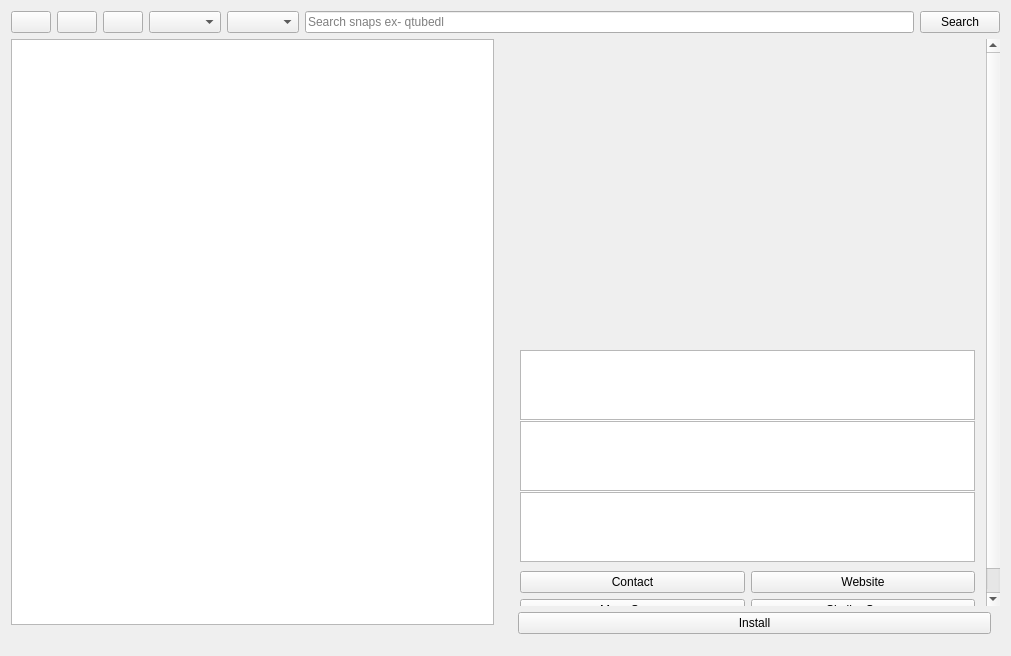
<?xml version="1.0" encoding="UTF-8"?>
<ui version="4.0">
 <class>MainWindow</class>
 <widget class="QMainWindow" name="MainWindow">
  <property name="geometry">
   <rect>
    <x>0</x>
    <y>0</y>
    <width>1011</width>
    <height>656</height>
   </rect>
  </property>
  <property name="windowTitle">
   <string>MainWindow</string>
  </property>
  <widget class="QWidget" name="centralWidget">
   <layout class="QVBoxLayout" name="verticalLayout">
    <item>
     <layout class="QHBoxLayout" name="horizontalLayout">
      <item>
       <widget class="QPushButton" name="backBtn">
        <property name="sizePolicy">
         <sizepolicy hsizetype="Maximum" vsizetype="Fixed">
          <horstretch>0</horstretch>
          <verstretch>0</verstretch>
         </sizepolicy>
        </property>
        <property name="text">
         <string/>
        </property>
        <property name="icon">
         <iconset resource="icons.qrc">
          <normaloff>:/icons/arrow-left-circle-line.png</normaloff>:/icons/arrow-left-circle-line.png</iconset>
        </property>
       </widget>
      </item>
      <item>
       <widget class="QPushButton" name="forwardBtn">
        <property name="sizePolicy">
         <sizepolicy hsizetype="Maximum" vsizetype="Fixed">
          <horstretch>0</horstretch>
          <verstretch>0</verstretch>
         </sizepolicy>
        </property>
        <property name="text">
         <string/>
        </property>
        <property name="icon">
         <iconset resource="icons.qrc">
          <normaloff>:/icons/arrow-right-circle-line.png</normaloff>:/icons/arrow-right-circle-line.png</iconset>
        </property>
       </widget>
      </item>
      <item>
       <widget class="QPushButton" name="homeBtn">
        <property name="sizePolicy">
         <sizepolicy hsizetype="Maximum" vsizetype="Fixed">
          <horstretch>0</horstretch>
          <verstretch>0</verstretch>
         </sizepolicy>
        </property>
        <property name="toolTip">
         <string>Go to snap-category:featured</string>
        </property>
        <property name="text">
         <string/>
        </property>
        <property name="icon">
         <iconset resource="icons.qrc">
          <normaloff>:/icons/home-8-line.png</normaloff>:/icons/home-8-line.png</iconset>
        </property>
       </widget>
      </item>
      <item>
       <widget class="QComboBox" name="navigationCombo">
        <property name="sizeAdjustPolicy">
         <enum>QComboBox::AdjustToContents</enum>
        </property>
       </widget>
      </item>
      <item>
       <widget class="QComboBox" name="categoryCombo">
        <property name="focusPolicy">
         <enum>Qt::NoFocus</enum>
        </property>
        <property name="sizeAdjustPolicy">
         <enum>QComboBox::AdjustToContents</enum>
        </property>
       </widget>
      </item>
      <item>
       <widget class="QLineEdit" name="queryEdit">
        <property name="placeholderText">
         <string>Search snaps ex- qtubedl</string>
        </property>
       </widget>
      </item>
      <item>
       <widget class="QPushButton" name="searchBtn">
        <property name="text">
         <string>Search</string>
        </property>
        <property name="icon">
         <iconset resource="icons.qrc">
          <normaloff>:/icons/search-2-line.png</normaloff>:/icons/search-2-line.png</iconset>
        </property>
       </widget>
      </item>
     </layout>
    </item>
    <item>
     <layout class="QHBoxLayout" name="centerLayout">
      <item>
       <widget class="QWidget" name="resultsWidget" native="true">
        <layout class="QVBoxLayout" name="verticalLayout_5">
         <property name="leftMargin">
          <number>0</number>
         </property>
         <property name="topMargin">
          <number>0</number>
         </property>
         <property name="rightMargin">
          <number>9</number>
         </property>
         <property name="bottomMargin">
          <number>0</number>
         </property>
         <item>
          <widget class="QListWidget" name="results">
           <property name="spacing">
            <number>4</number>
           </property>
          </widget>
         </item>
         <item>
          <widget class="QLabel" name="status">
           <property name="sizePolicy">
            <sizepolicy hsizetype="Preferred" vsizetype="Maximum">
             <horstretch>0</horstretch>
             <verstretch>0</verstretch>
            </sizepolicy>
           </property>
           <property name="text">
            <string/>
           </property>
          </widget>
         </item>
        </layout>
       </widget>
      </item>
      <item>
       <widget class="QWidget" name="detailWidget" native="true">
        <layout class="QVBoxLayout" name="verticalLayout_2">
         <property name="leftMargin">
          <number>0</number>
         </property>
         <property name="topMargin">
          <number>0</number>
         </property>
         <property name="rightMargin">
          <number>0</number>
         </property>
         <item>
          <widget class="QScrollArea" name="scrollArea">
           <property name="frameShape">
            <enum>QFrame::NoFrame</enum>
           </property>
           <property name="frameShadow">
            <enum>QFrame::Plain</enum>
           </property>
           <property name="widgetResizable">
            <bool>true</bool>
           </property>
           <widget class="QWidget" name="scrollAreaWidgetContents">
            <property name="geometry">
             <rect>
              <x>0</x>
              <y>0</y>
              <width>478</width>
              <height>601</height>
             </rect>
            </property>
            <layout class="QVBoxLayout" name="verticalLayout_4">
             <property name="spacing">
              <number>0</number>
             </property>
             <item>
              <layout class="QHBoxLayout" name="horizontalLayout_3">
               <item>
                <widget class="controlButton" name="left">
                 <property name="styleSheet">
                  <string notr="true">border:none;
background:transparent;</string>
                 </property>
                 <property name="text">
                  <string/>
                 </property>
                 <property name="icon">
                  <iconset resource="icons.qrc">
                   <normaloff>:/icons/arrow-left-circle-line.png</normaloff>:/icons/arrow-left-circle-line.png</iconset>
                 </property>
                 <property name="iconSize">
                  <size>
                   <width>32</width>
                   <height>32</height>
                  </size>
                 </property>
                </widget>
               </item>
               <item>
                <widget class="QLabel" name="monitor">
                 <property name="sizePolicy">
                  <sizepolicy hsizetype="Maximum" vsizetype="Maximum">
                   <horstretch>0</horstretch>
                   <verstretch>0</verstretch>
                  </sizepolicy>
                 </property>
                 <property name="minimumSize">
                  <size>
                   <width>0</width>
                   <height>300</height>
                  </size>
                 </property>
                 <property name="maximumSize">
                  <size>
                   <width>16777215</width>
                   <height>300</height>
                  </size>
                 </property>
                 <property name="text">
                  <string/>
                 </property>
                 <property name="pixmap">
                  <pixmap resource="icons.qrc">:/icons/others/monitor.png</pixmap>
                 </property>
                 <property name="alignment">
                  <set>Qt::AlignCenter</set>
                 </property>
                </widget>
               </item>
               <item>
                <widget class="QListWidget" name="wallpaperList">
                 <property name="maximumSize">
                  <size>
                   <width>0</width>
                   <height>16777215</height>
                  </size>
                 </property>
                 <property name="styleSheet">
                  <string notr="true">QListWidget{
	background-color: transparent;
	border:none;
}

QScrollBar:horizontal {
	   background-color: transparent;
	   border:none;
       height: 8px;
       margin: 0px;
   }
   QScrollBar::handle:horizontal {
       background: #9fa0a4;
       min-height: 20px;
   }</string>
                 </property>
                 <property name="verticalScrollBarPolicy">
                  <enum>Qt::ScrollBarAlwaysOff</enum>
                 </property>
                 <property name="horizontalScrollBarPolicy">
                  <enum>Qt::ScrollBarAlwaysOff</enum>
                 </property>
                 <property name="editTriggers">
                  <set>QAbstractItemView::NoEditTriggers</set>
                 </property>
                 <property name="showDropIndicator" stdset="0">
                  <bool>false</bool>
                 </property>
                 <property name="dragDropMode">
                  <enum>QAbstractItemView::DragOnly</enum>
                 </property>
                 <property name="verticalScrollMode">
                  <enum>QAbstractItemView::ScrollPerPixel</enum>
                 </property>
                 <property name="horizontalScrollMode">
                  <enum>QAbstractItemView::ScrollPerPixel</enum>
                 </property>
                 <property name="movement">
                  <enum>QListView::Free</enum>
                 </property>
                 <property name="flow">
                  <enum>QListView::TopToBottom</enum>
                 </property>
                 <property name="spacing">
                  <number>5</number>
                 </property>
                 <property name="uniformItemSizes">
                  <bool>true</bool>
                 </property>
                </widget>
               </item>
               <item>
                <widget class="controlButton" name="right">
                 <property name="styleSheet">
                  <string notr="true">border:none;
background:transparent;</string>
                 </property>
                 <property name="text">
                  <string/>
                 </property>
                 <property name="icon">
                  <iconset resource="icons.qrc">
                   <normaloff>:/icons/arrow-right-circle-line.png</normaloff>:/icons/arrow-right-circle-line.png</iconset>
                 </property>
                 <property name="iconSize">
                  <size>
                   <width>32</width>
                   <height>32</height>
                  </size>
                 </property>
                </widget>
               </item>
              </layout>
             </item>
             <item>
              <widget class="QTextBrowser" name="meta">
               <property name="styleSheet">
                <string notr="true"/>
               </property>
               <property name="verticalScrollBarPolicy">
                <enum>Qt::ScrollBarAlwaysOff</enum>
               </property>
               <property name="horizontalScrollBarPolicy">
                <enum>Qt::ScrollBarAlwaysOff</enum>
               </property>
               <property name="openExternalLinks">
                <bool>true</bool>
               </property>
               <property name="openLinks">
                <bool>false</bool>
               </property>
              </widget>
             </item>
             <item>
              <widget class="Line" name="line_2">
               <property name="minimumSize">
                <size>
                 <width>0</width>
                 <height>1</height>
                </size>
               </property>
               <property name="maximumSize">
                <size>
                 <width>16777215</width>
                 <height>1</height>
                </size>
               </property>
               <property name="orientation">
                <enum>Qt::Horizontal</enum>
               </property>
              </widget>
             </item>
             <item>
              <widget class="QTextBrowser" name="description">
               <property name="styleSheet">
                <string notr="true"/>
               </property>
               <property name="verticalScrollBarPolicy">
                <enum>Qt::ScrollBarAlwaysOff</enum>
               </property>
               <property name="horizontalScrollBarPolicy">
                <enum>Qt::ScrollBarAlwaysOff</enum>
               </property>
               <property name="openExternalLinks">
                <bool>true</bool>
               </property>
               <property name="openLinks">
                <bool>false</bool>
               </property>
              </widget>
             </item>
             <item>
              <widget class="Line" name="line">
               <property name="minimumSize">
                <size>
                 <width>0</width>
                 <height>1</height>
                </size>
               </property>
               <property name="maximumSize">
                <size>
                 <width>16777215</width>
                 <height>1</height>
                </size>
               </property>
               <property name="orientation">
                <enum>Qt::Horizontal</enum>
               </property>
              </widget>
             </item>
             <item>
              <widget class="QTextBrowser" name="meta_bottom">
               <property name="styleSheet">
                <string notr="true"/>
               </property>
               <property name="verticalScrollBarPolicy">
                <enum>Qt::ScrollBarAlwaysOff</enum>
               </property>
               <property name="horizontalScrollBarPolicy">
                <enum>Qt::ScrollBarAlwaysOff</enum>
               </property>
               <property name="openExternalLinks">
                <bool>true</bool>
               </property>
               <property name="openLinks">
                <bool>false</bool>
               </property>
              </widget>
             </item>
             <item>
              <widget class="QWidget" name="appButtonWidget" native="true">
               <layout class="QVBoxLayout" name="verticalLayout_3">
                <property name="leftMargin">
                 <number>0</number>
                </property>
                <property name="topMargin">
                 <number>9</number>
                </property>
                <property name="rightMargin">
                 <number>0</number>
                </property>
                <property name="bottomMargin">
                 <number>0</number>
                </property>
                <item>
                 <layout class="QHBoxLayout" name="horizontalLayout_4">
                  <item>
                   <widget class="QPushButton" name="appContactBtn">
                    <property name="text">
                     <string>Contact</string>
                    </property>
                    <property name="icon">
                     <iconset resource="icons.qrc">
                      <normaloff>:/icons/mail-line.png</normaloff>:/icons/mail-line.png</iconset>
                    </property>
                   </widget>
                  </item>
                  <item>
                   <widget class="QPushButton" name="appWebsiteBtn">
                    <property name="text">
                     <string>Website</string>
                    </property>
                    <property name="icon">
                     <iconset resource="icons.qrc">
                      <normaloff>:/icons/links-line.png</normaloff>:/icons/links-line.png</iconset>
                    </property>
                   </widget>
                  </item>
                 </layout>
                </item>
                <item>
                 <layout class="QHBoxLayout" name="horizontalLayout_2">
                  <item>
                   <widget class="QPushButton" name="moreAppsDev">
                    <property name="text">
                     <string>More Snaps</string>
                    </property>
                    <property name="icon">
                     <iconset resource="icons.qrc">
                      <normaloff>:/icons/others/snapcraft.png</normaloff>:/icons/others/snapcraft.png</iconset>
                    </property>
                   </widget>
                  </item>
                  <item>
                   <widget class="QPushButton" name="moreSimilarApps">
                    <property name="text">
                     <string>Similar Snaps</string>
                    </property>
                    <property name="icon">
                     <iconset resource="icons.qrc">
                      <normaloff>:/icons/others/snapcraft.png</normaloff>:/icons/others/snapcraft.png</iconset>
                    </property>
                   </widget>
                  </item>
                 </layout>
                </item>
               </layout>
              </widget>
             </item>
            </layout>
           </widget>
          </widget>
         </item>
         <item>
          <layout class="QHBoxLayout" name="horizontalLayout_5">
           <property name="leftMargin">
            <number>9</number>
           </property>
           <property name="rightMargin">
            <number>9</number>
           </property>
           <item>
            <widget class="QPushButton" name="appInstallBtn">
             <property name="text">
              <string>Install</string>
             </property>
             <property name="icon">
              <iconset resource="icons.qrc">
               <normaloff>:/icons/download-line.png</normaloff>:/icons/download-line.png</iconset>
             </property>
            </widget>
           </item>
          </layout>
         </item>
        </layout>
       </widget>
      </item>
     </layout>
    </item>
   </layout>
  </widget>
 </widget>
 <layoutdefault spacing="6" margin="11"/>
 <customwidgets>
  <customwidget>
   <class>controlButton</class>
   <extends>QPushButton</extends>
   <header>widgets/controlbutton.h</header>
  </customwidget>
 </customwidgets>
 <resources>
  <include location="icons.qrc"/>
 </resources>
 <connections/>
</ui>
